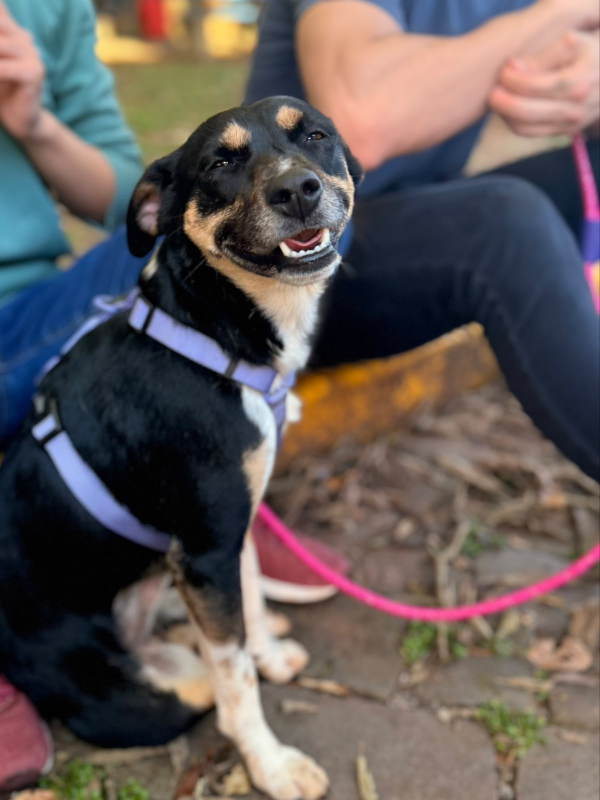
#> input picture capa/img/capa.jpg, 1200 x 1600 px, given in place of IMG_8443_3.0.jpg, which was not available (shown at 1/2 size)
$ python capa_02.py
#> lines starting #> are read from the running program, lines starting #| are printed output that depends on the picture; after the words box and inside, x2 and y2 are one past the last pixel; in counts of white or black regions, pixels touching at a corner belong together; pictures that were not available may be replaced by others from this repository, and a replacement may not be noted
"""Capa do Reel 02 "Tchau, cartaz" (1080x1920), no padrão da capa do Reel 01:
foto em tela cheia, degradê escuro embaixo e uma frase em Poppins com uma palavra em lilás.

A foto é a pata da Zoe encostando na foto dela no cartaz (IMG_8443, 3,0 s). O corte tira o
"PROCURA-SE" do topo e os telefones do cartaz ficam borrados.

Uso: python3 editor/capa_02.py
"""
import subprocess
from pathlib import Path
from PIL import Image, ImageDraw, ImageFilter, ImageFont

ROOT = Path(__file__).resolve().parent.parent
SRC = ROOT / "drive" / "set26" / "cartazes" / "IMG_8443.MOV"
FRAME = ROOT / "videos" / "IMG_8443_3.0.jpg"
OUT = ROOT / "saida" / "video" / "video2" / "capa-02.png"
FONT = ROOT / "editor" / "fonts" / "Poppins-Bold.ttf"
W, H = 1080, 1920
INK, WHITE, LILAC = (23, 19, 31), (255, 255, 255), (185, 167, 243)

# frase em linhas; cada linha é uma lista de (texto, cor)
LINES = [[("Hoje ", WHITE), ("ajudei", LILAC), (" a tirar", WHITE)],
         [("meus cartazes", WHITE)],
         [("da cidade", WHITE)]]
PHONES = (500, 1130, 1050, 1470)   # onde ficam os telefones no quadro original (x0, y0, x1, y1)
ZOOM = 1.15


def main():
    if not FRAME.exists():
        FRAME.parent.mkdir(exist_ok=True)
        subprocess.run(["ffmpeg", "-y", "-v", "error", "-ss", "3.0", "-i", str(SRC),
                        "-frames:v", "1", "-q:v", "2", str(FRAME)], check=True)
#> (this line was passed over: subprocess is not available in this run)
    im = Image.open(FRAME).convert("RGB").resize((W, H))
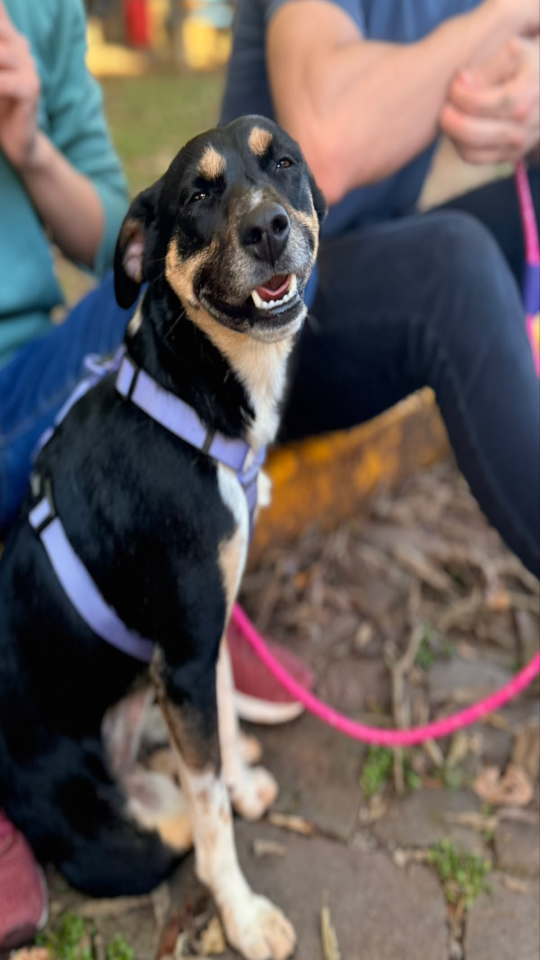
#> im: PIL image 1080x1920 RGB (shown at 1/2 size); mean R, G, B 100, 90.4, 88.8

    # borra os telefones com bordas suaves
    blur = im.filter(ImageFilter.GaussianBlur(30))
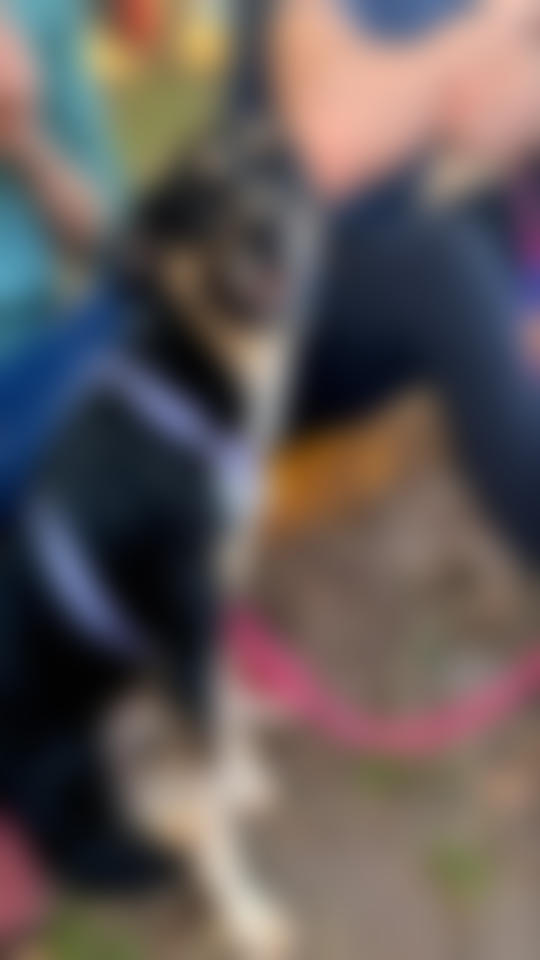
#> blur: PIL image 1080x1920 RGB (shown at 1/2 size); mean R, G, B 99.7, 90.1, 88.6
    mask = Image.new("L", (W, H), 0)
#> mask: PIL image 1080x1920 L; every value is 0
    ImageDraw.Draw(mask).rounded_rectangle(PHONES, radius=60, fill=255)
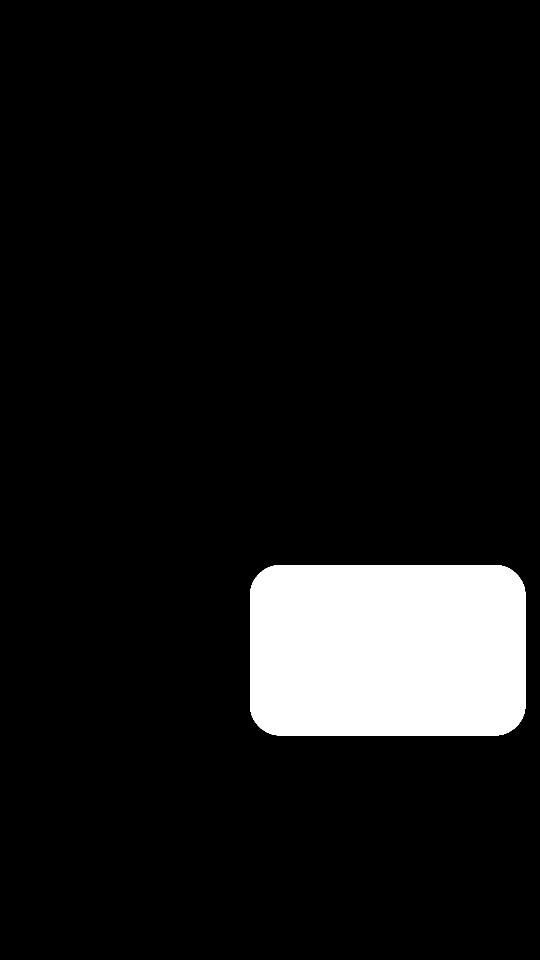
#> mask: PIL image 1080x1920 L (shown at 1/2 size); 8.9% white; 1 white region, box (x1, y1, x2, y2) and area: (500, 1130, 1051, 1471) 184747
    im = Image.composite(blur, im, mask.filter(ImageFilter.GaussianBlur(20)))
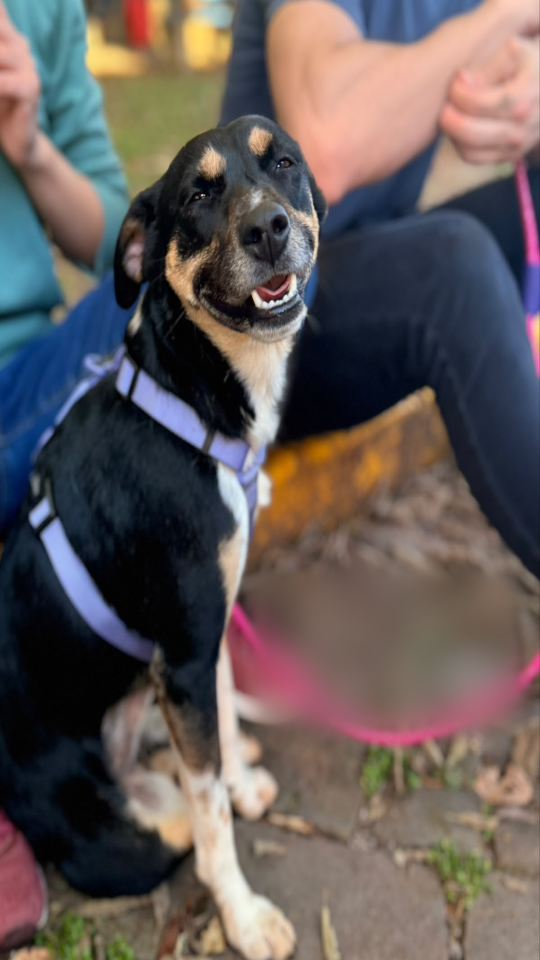
#> im: PIL image 1080x1920 RGB (shown at 1/2 size); mean R, G, B 100, 90.4, 88.8

    # corte mais fechado, ancorado embaixo à esquerda: some o "PROCURA-SE", a pata fica inteira
    im = im.resize((int(W * ZOOM), int(H * ZOOM)), Image.LANCZOS)
#> im: PIL image 1242x2208 RGB
    im = im.crop((0, im.height - H, W, im.height))
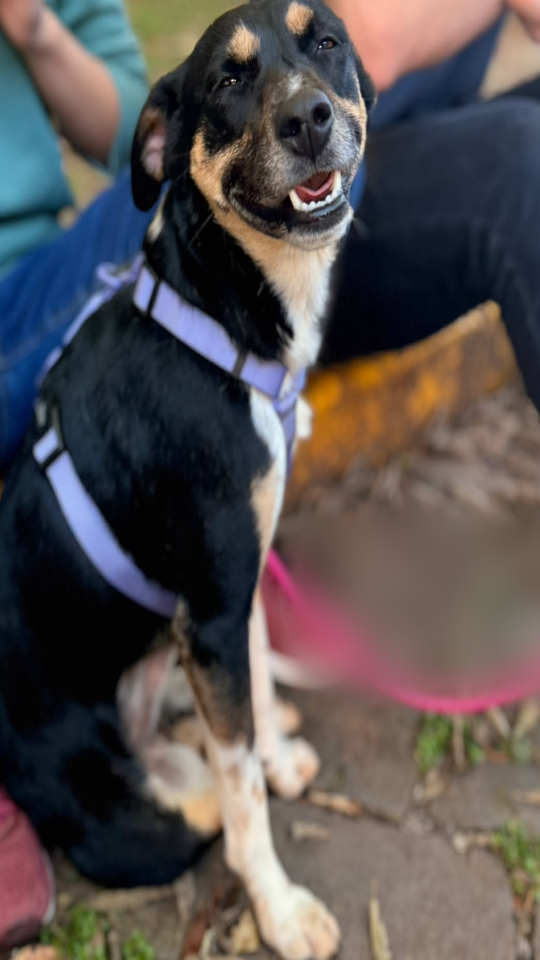
#> im: PIL image 1080x1920 RGB (shown at 1/2 size); mean R, G, B 87.9, 80.9, 80.8

    # degradê escuro (ink) de baixo para cima, para o texto
    grad = Image.new("L", (1, H))
    for y in range(H):
        f = y / H
        a = 0 if f < 0.45 else 0.62 * (f - 0.45) / 0.17 if f < 0.62 else 0.62 + 0.33 * (f - 0.62) / 0.38
        a = max(a, 0.7 * (1 - f / 0.14))       # escurece o topo (resto do "PROCURA-SE", sob a interface)
        grad.putpixel((0, y), int(255 * min(a, 0.95)))
    im = Image.composite(Image.new("RGB", (W, H), INK), im, grad.resize((W, H)))
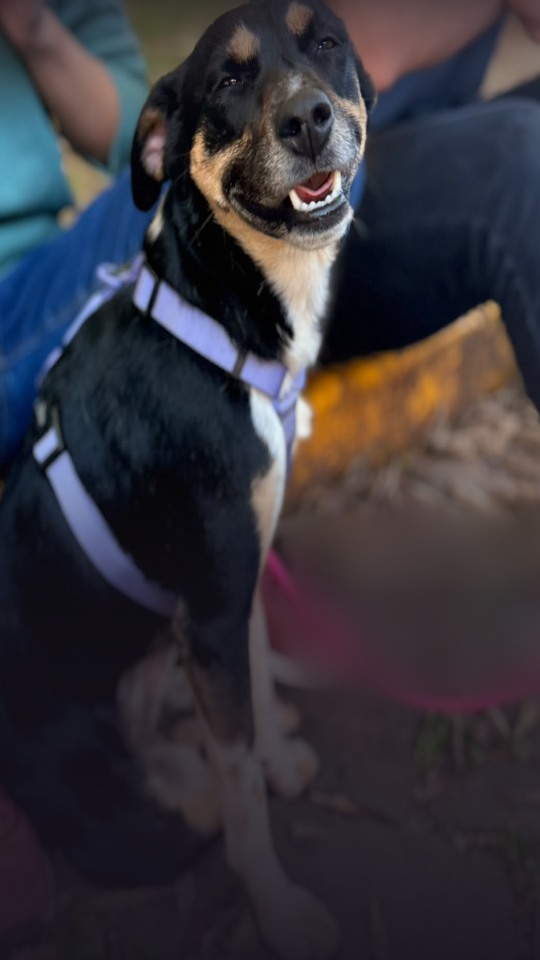
#> im: PIL image 1080x1920 RGB (shown at 1/2 size); mean R, G, B 54.6, 51.7, 59

    # frase alinhada à esquerda, na faixa que aparece também no recorte 3:4 do perfil
    d = ImageDraw.Draw(im)
    font = ImageFont.truetype(str(FONT), 92)
    x0, y, lh = 80, 1175, 112
    for line in LINES:
        x = x0
        for text, color in line:
            d.text((x, y), text, font=font, fill=color)
            x += d.textlength(text, font=font)
        y += lh
#> after the loop, y = 1511

    OUT.parent.mkdir(parents=True, exist_ok=True)
    im.save(OUT)
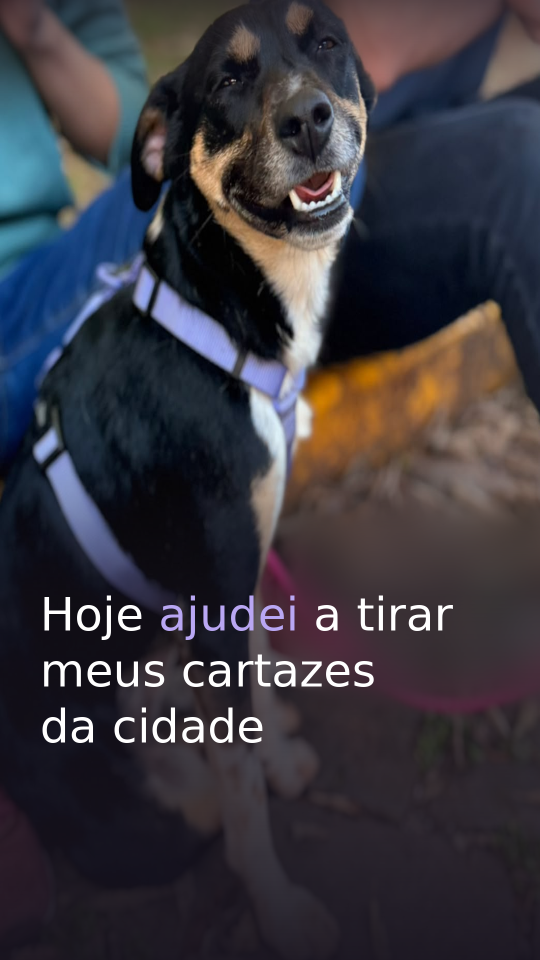
#> saved as capa-02.png: PIL image 1080x1920 RGB (shown at 1/2 size); mean R, G, B 58, 55.2, 62.6
    print(OUT)


if __name__ == "__main__":
    main()

$ run again, on carrossel/img/1.jpg
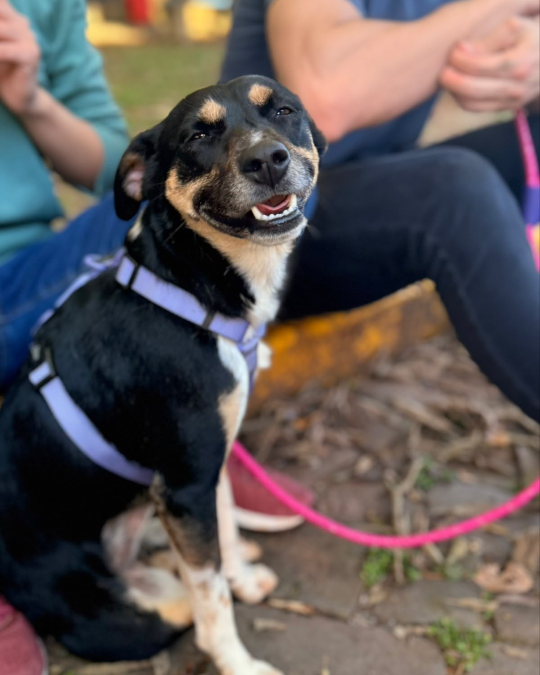
#> input picture carrossel/img/1.jpg, 1080 x 1350 px, given in place of IMG_8443_3.0.jpg, which was not available (shown at 1/2 size)
#> in main, `blur = im.filter(ImageFilter.GaussianBlur(30))`:
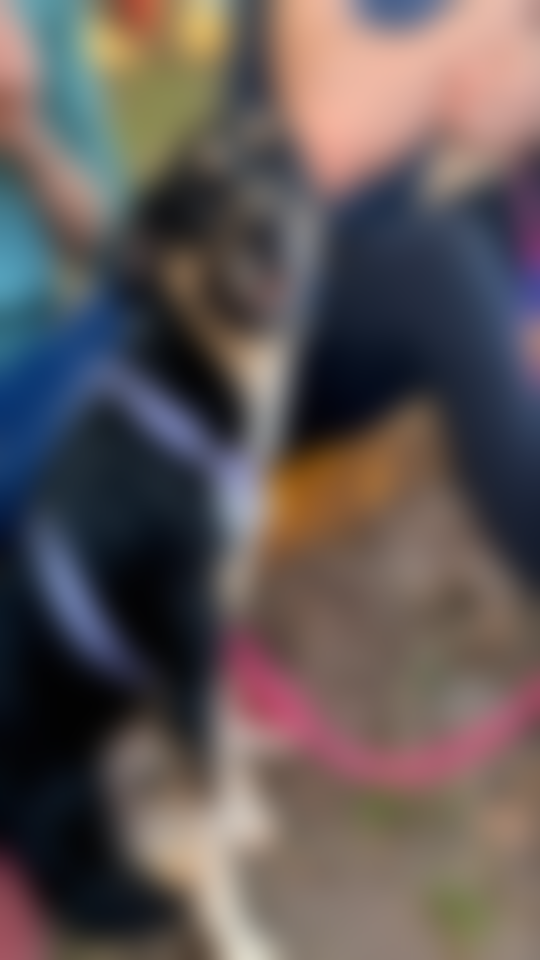
#> blur: PIL image 1080x1920 RGB (shown at 1/2 size); mean R, G, B 97.3, 87.9, 87.1
#> after the loop in main, `for line in LINES:`: y = 1511
#> in main, `im.save(OUT)`:
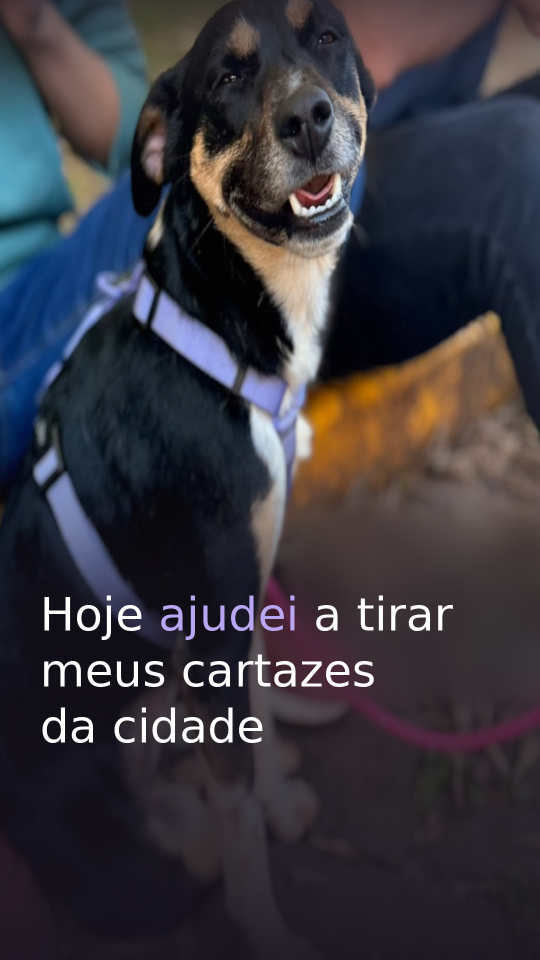
#> saved as capa-02.png: PIL image 1080x1920 RGB (shown at 1/2 size); mean R, G, B 57.1, 54.7, 62.4
